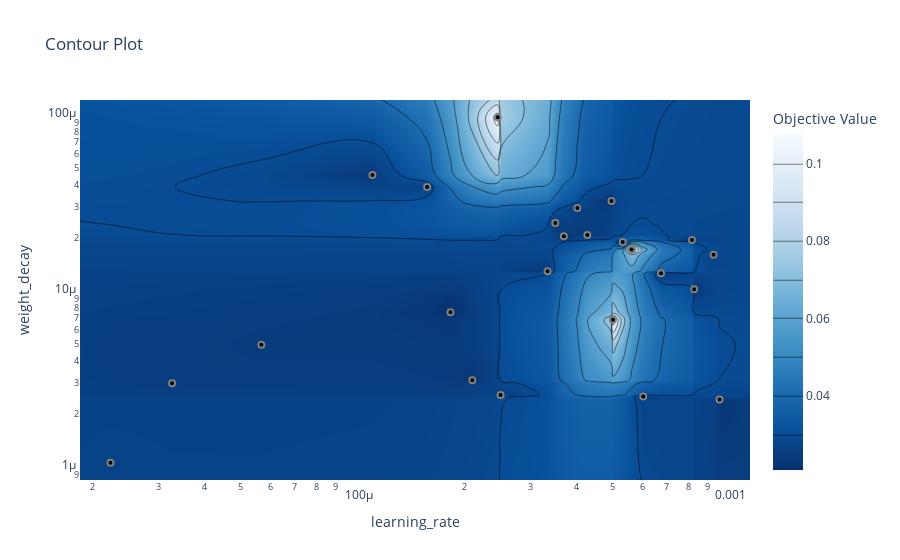

Here is the notebook cell this chart was saved with:
### Code cell
# Plot contour (example with 'learning_rate' and 'weight_decay' hyperparameters)
vis.plot_contour(study, params=['learning_rate', 'weight_decay'])

### Figure 1 — Plotly figure (JSON) as saved in the notebook; plotly's stock layout.template omitted (floating-point values rounded to 4 significant figures; data arrays with more than 128 entries replaced by an {"elided": "..."} marker saying what was removed)
{"data": [{"colorbar": {"title": {"text": "Objective Value"}}, "colorscale": [[0, "rgb(247,251,255)"], [0.125, "rgb(222,235,247)"], [0.25, "rgb(198,219,239)"], [0.375, "rgb(158,202,225)"], [0.5, "rgb(107,174,214)"], [0.625, "rgb(66,146,198)"], [0.75, "rgb(33,113,181)"], [0.875, "rgb(8,81,156)"], [1, "rgb(8,48,107)"]], "connectgaps": true, "contours": {"coloring": "heatmap"}, "hoverinfo": "none", "line": {"smoothing": 1.3}, "reversescale": true, "type": "contour", "x": [1.85e-05, 2.234e-05, 3.271e-05, 5.685e-05, 0.0001131, 0.0001586, 0.0001833, 0.0002098, 0.0002456, 0.00025, 0.0003344, 0.0003509, 0.0003698, 0.0004023, 0.0004277, 0.0004967, 0.0005012, 0.0005324, 0.0005626, 0.0006047, 0.000675, 0.0008173, 0.0008284, 0.0009347, 0.0009697, 0.001171], "y": [8.466e-07, 1.061e-06, 2.42e-06, 2.515e-06, 2.571e-06, 2.998e-06, 3.111e-06, 4.953e-06, 6.863e-06, 7.56e-06, 1.022e-05, 1.257e-05, 1.294e-05, 1.602e-05, 1.715e-05, 1.892e-05, 1.941e-05, 2.038e-05, 2.072e-05, 2.425e-05, 2.951e-05, 3.232e-05, 3.882e-05, 4.541e-05, 9.645e-05, 0.0001208], "z": {"elided": "26x26 float values"}}, {"marker": {"color": "black", "line": {"color": "Gray", "width": 2}}, "mode": "markers", "name": "Feasible Trial", "showlegend": false, "type": "scatter", "x": [5.685e-05, 2.234e-05, 0.0005012, 0.0006047, 0.00025, 3.271e-05, 0.0002098, 0.0009697, 0.0008173, 0.0005324, 0.0003698, 0.0003509, 0.0001586, 0.0009347, 0.0003344, 0.0004967, 0.0005626, 0.0001131, 0.0002456, 0.0008284, 0.0004277, 0.000675, 0.0004023, 0.0001833], "y": [4.953e-06, 1.061e-06, 6.863e-06, 2.515e-06, 2.571e-06, 2.998e-06, 3.111e-06, 2.42e-06, 1.941e-05, 1.892e-05, 2.038e-05, 2.425e-05, 3.882e-05, 1.602e-05, 1.294e-05, 3.232e-05, 1.715e-05, 4.541e-05, 9.645e-05, 1.022e-05, 2.072e-05, 1.257e-05, 2.951e-05, 7.56e-06]}, {"marker": {"color": "#cccccc", "line": {"color": "Gray", "width": 2}}, "mode": "markers", "name": "Infeasible Trial", "showlegend": false, "type": "scatter", "x": [], "y": []}], "layout": {"title": {"text": "Contour Plot"}, "xaxis": {"range": [-4.733, -2.931], "title": {"text": "learning_rate"}, "type": "log"}, "yaxis": {"range": [-6.072, -3.918], "title": {"text": "weight_decay"}, "type": "log"}}}
